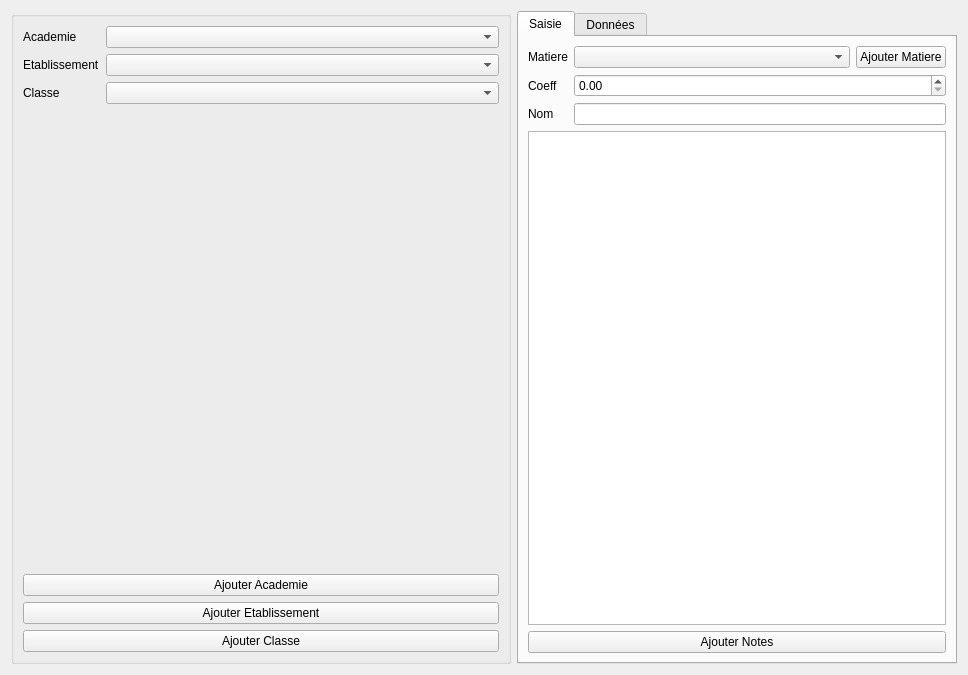
<?xml version="1.0" encoding="UTF-8"?>
<ui version="4.0">
 <class>Form</class>
 <widget class="QWidget" name="Form">
  <property name="geometry">
   <rect>
    <x>0</x>
    <y>0</y>
    <width>968</width>
    <height>675</height>
   </rect>
  </property>
  <property name="windowTitle">
   <string>Form</string>
  </property>
  <layout class="QHBoxLayout" name="horizontalLayout">
   <item>
    <widget class="QGroupBox" name="groupBox">
     <property name="minimumSize">
      <size>
       <width>500</width>
       <height>0</height>
      </size>
     </property>
     <property name="maximumSize">
      <size>
       <width>250</width>
       <height>16777215</height>
      </size>
     </property>
     <property name="title">
      <string/>
     </property>
     <layout class="QGridLayout" name="gridLayout">
      <item row="2" column="1">
       <widget class="QComboBox" name="cbClasse">
        <property name="sizePolicy">
         <sizepolicy hsizetype="Expanding" vsizetype="Fixed">
          <horstretch>0</horstretch>
          <verstretch>0</verstretch>
         </sizepolicy>
        </property>
       </widget>
      </item>
      <item row="1" column="0">
       <widget class="QLabel" name="label_2">
        <property name="text">
         <string>Etablissement</string>
        </property>
       </widget>
      </item>
      <item row="2" column="0">
       <widget class="QLabel" name="label_3">
        <property name="text">
         <string>Classe</string>
        </property>
       </widget>
      </item>
      <item row="1" column="1">
       <widget class="QComboBox" name="cbEtablissement"/>
      </item>
      <item row="3" column="0">
       <spacer name="verticalSpacer">
        <property name="orientation">
         <enum>Qt::Vertical</enum>
        </property>
        <property name="sizeHint" stdset="0">
         <size>
          <width>20</width>
          <height>434</height>
         </size>
        </property>
       </spacer>
      </item>
      <item row="0" column="1">
       <widget class="QComboBox" name="cbAcademie"/>
      </item>
      <item row="0" column="0">
       <widget class="QLabel" name="label">
        <property name="text">
         <string>Academie</string>
        </property>
       </widget>
      </item>
      <item row="4" column="0" colspan="2">
       <widget class="QPushButton" name="pbAjoutAcademie">
        <property name="text">
         <string>Ajouter Academie</string>
        </property>
       </widget>
      </item>
      <item row="5" column="0" colspan="2">
       <widget class="QPushButton" name="pbAjoutEtablissement">
        <property name="text">
         <string>Ajouter Etablissement</string>
        </property>
       </widget>
      </item>
      <item row="6" column="0" colspan="2">
       <widget class="QPushButton" name="pbAjoutClasse">
        <property name="text">
         <string>Ajouter Classe</string>
        </property>
       </widget>
      </item>
     </layout>
    </widget>
   </item>
   <item>
    <widget class="QTabWidget" name="tabWidget">
     <property name="currentIndex">
      <number>0</number>
     </property>
     <widget class="QWidget" name="tab">
      <attribute name="title">
       <string>Saisie</string>
      </attribute>
      <layout class="QGridLayout" name="gridLayout_2">
       <item row="3" column="1">
        <widget class="QLineEdit" name="leNom"/>
       </item>
       <item row="2" column="1">
        <widget class="QDoubleSpinBox" name="sbCoeff"/>
       </item>
       <item row="5" column="0" colspan="2">
        <widget class="QPushButton" name="pbAjouterNotes">
         <property name="text">
          <string>Ajouter Notes</string>
         </property>
        </widget>
       </item>
       <item row="3" column="0">
        <widget class="QLabel" name="label_6">
         <property name="text">
          <string>Nom</string>
         </property>
        </widget>
       </item>
       <item row="2" column="0">
        <widget class="QLabel" name="label_5">
         <property name="text">
          <string>Coeff</string>
         </property>
        </widget>
       </item>
       <item row="4" column="0" colspan="2">
        <widget class="QTableWidget" name="twNotes">
         <property name="columnCount">
          <number>0</number>
         </property>
         <attribute name="horizontalHeaderStretchLastSection">
          <bool>true</bool>
         </attribute>
        </widget>
       </item>
       <item row="0" column="1">
        <layout class="QHBoxLayout" name="horizontalLayout_3">
         <item>
          <widget class="QComboBox" name="cbMatiere">
           <property name="sizePolicy">
            <sizepolicy hsizetype="Expanding" vsizetype="Fixed">
             <horstretch>0</horstretch>
             <verstretch>0</verstretch>
            </sizepolicy>
           </property>
          </widget>
         </item>
         <item>
          <widget class="QPushButton" name="pbAjoutMatiere">
           <property name="maximumSize">
            <size>
             <width>16777215</width>
             <height>16777215</height>
            </size>
           </property>
           <property name="text">
            <string>Ajouter Matiere</string>
           </property>
          </widget>
         </item>
        </layout>
       </item>
       <item row="0" column="0">
        <widget class="QLabel" name="label_4">
         <property name="text">
          <string>Matiere</string>
         </property>
        </widget>
       </item>
      </layout>
     </widget>
     <widget class="QWidget" name="tab_2">
      <attribute name="title">
       <string>Données</string>
      </attribute>
      <layout class="QHBoxLayout" name="horizontalLayout_2">
       <item>
        <widget class="QTableWidget" name="twNomsEleves">
         <property name="maximumSize">
          <size>
           <width>300</width>
           <height>16777215</height>
          </size>
         </property>
         <property name="columnCount">
          <number>0</number>
         </property>
        </widget>
       </item>
       <item>
        <widget class="QLabel" name="lRadar">
         <property name="sizePolicy">
          <sizepolicy hsizetype="Expanding" vsizetype="Expanding">
           <horstretch>0</horstretch>
           <verstretch>0</verstretch>
          </sizepolicy>
         </property>
         <property name="text">
          <string>Radar</string>
         </property>
        </widget>
       </item>
      </layout>
     </widget>
    </widget>
   </item>
  </layout>
 </widget>
 <resources/>
 <connections/>
</ui>
